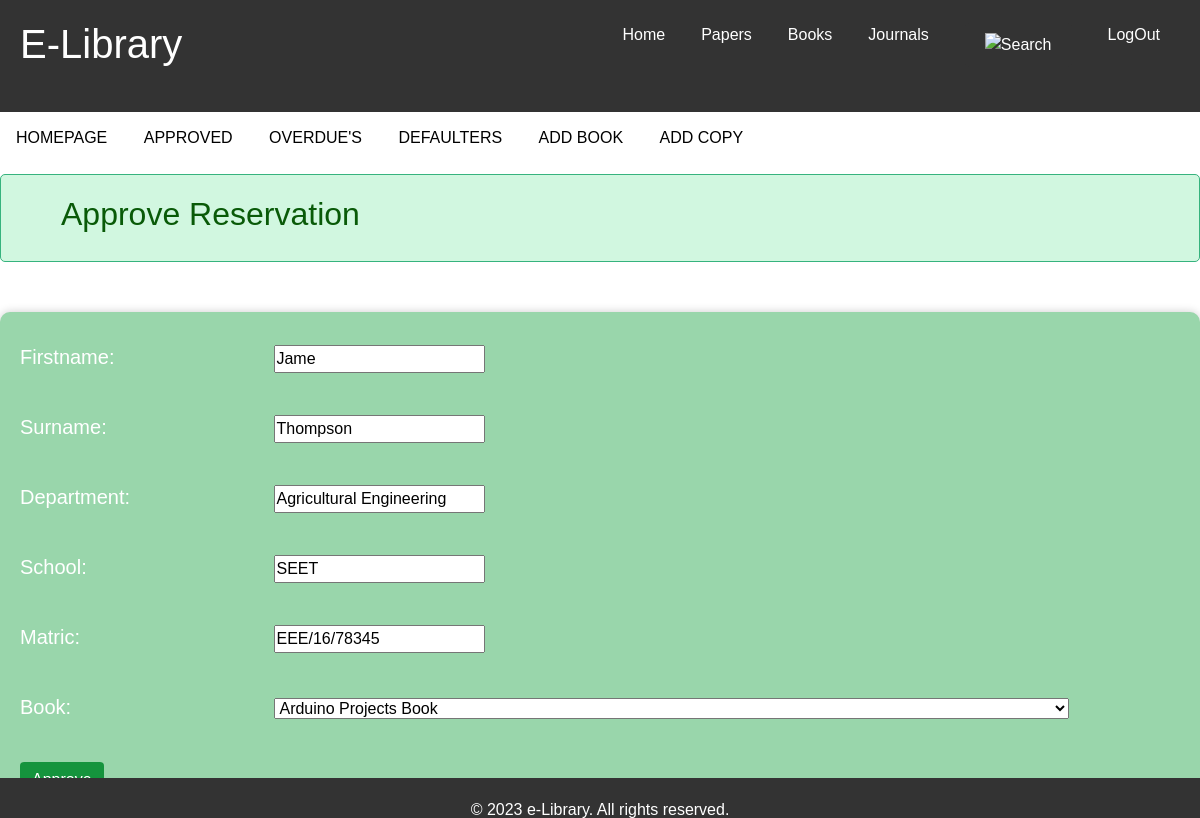
The page /approvereserve/2 (signed in) on the database its author committed.
### libraryhelper/models.py (models this page shows, shortened)
class Reservee(models.Model):
        book = models.ForeignKey(Book, on_delete=models.CASCADE)
        surname = models.CharField(max_length=100)
        matric = models.CharField(max_length=100)
        firstname = models.CharField(max_length=100)
        department = models.CharField(max_length=100)
        school = models.CharField(max_length=100)
        datecreated = models.DateTimeField(auto_now_add=True)

### libraryhelper/views.py (the view)
# urls.py: path('approvereserve/<int:reserve_pk>', views.approvereserve, name="approvereserve"),
@login_required
def approvereserve(request,reserve_pk):
    admin = Liberian.objects.get(user=request.user)
    todo = get_object_or_404(Reservee, pk=reserve_pk)
    form = ReserveForm(instance=todo)
    return render(request, 'libraryhelper/reservresult.html',{'admin':admin,'todo':todo,'form':form})

### libraryhelper/forms.py
class ReserveForm(ModelForm):
    class Meta:
        model = Reservee
        fields = ['firstname', 'surname', 'department','school','matric','book']

### libraryhelper/models.py (called while the page is built)
    def __str__(self):
        return (self.booktitle)

### libraryhelper/templates/libraryhelper/reservresult.html (shortened to what this page needs)
{% extends "libraryhelper/home.html" %}
{% load static %}
{% block customcss %}
<link rel="stylesheet" type="text/css" href="{% static 'CSS/homepage.css' %}">
<link rel="stylesheet" type="text/css" href="{% static 'CSS/approvecopy.css' %}">
{% endblock %}
{% block slider %}
<nav class="home">
    <ul class="homeul">
        <li class="homeli"><a href="{% url 'home' %}">HOMEPAGE</a></li>
        <li class="homeli"><a href="{% url 'approve' %}">APPROVED</a></li>
        <li class="homeli"><a href="{% url 'overdue' %}">OVERDUE'S</a></li>
        <li class="homeli"><a href="{% url 'defaulters' %}">DEFAULTERS</a></li>
        <li class="homeli"><a href="{% url 'addbook' %}">ADD BOOK</a></li>
        <li class="homeli"><a href="{% url 'addcopy' %}">ADD COPY</a></li>
    </ul>
</nav>
<div class="alert">
    <h2>Approve Reservation</h2>
</div>
<form method="POST" action="{% url 'searchreservation' %}">
    {{form.as_p}}
    <button type="submit" name="approve">Approve</button>
</form>
{% endblock %}

### libraryhelper/static/CSS/home.css (style rules this page uses)
* { margin: 0; padding: 0; box-sizing: border-box; }
body { font-family: Arial, sans-serif; }
nav { background-color: #333; display: inline; height: 5vh; z-index: 2; margin: auto; color: white; }
h2 { margin-top: 0; }
ul { list-style: none; margin: 0; padding: 0; }
li { margin-bottom: 10px; }

### libraryhelper/static/CSS/homepage.css (style rules this page uses)
.home { width: 100%; background-color: #f2f2f2; }
.homeul { list-style-type: none; margin: 0; padding: 0; overflow: hidden; }
.homeli { display: inline-block; }
.homeli a { display: block; color: black; text-align: center; padding: 14px 16px; text-decoration: none; }
.alert { width: 100%; margin: 0 auto 20px auto; background-color: #d1f7e0; color: #095a08; padding: 20px; padding-left: 5%; margin-bottom: 20px; border: 1px solid #36b37e; border-radius: 5px; }
a { text-decoration: None; color: #0c110c; }
form { background-color: #f8f8f8; padding: 20px; border-radius: 10px; margin-top: 50px; box-shadow: 0 0 10px rgba(0, 0, 0, 0.2); }
form p { margin: 10px 0; }

### libraryhelper/static/CSS/approvecopy.css (style rules this page uses)
form { margin-left: 0px; background-color: #99d6ab; }
label { color: white; height: 60px; width: 250px; margin: auto; font-size: 20px; align-items: center; }
button { display: inline-block; padding: 6px 12px; cursor: pointer; border: none; background-color: #15943d; color: white; border-radius: 4px; }

### rows shown on the page
Reservee: firstname "Jame", surname "Thompson", department "Agricultural Engineering", school "SEET", matric "EEE/16/78345", book "Arduino Projects Book"
